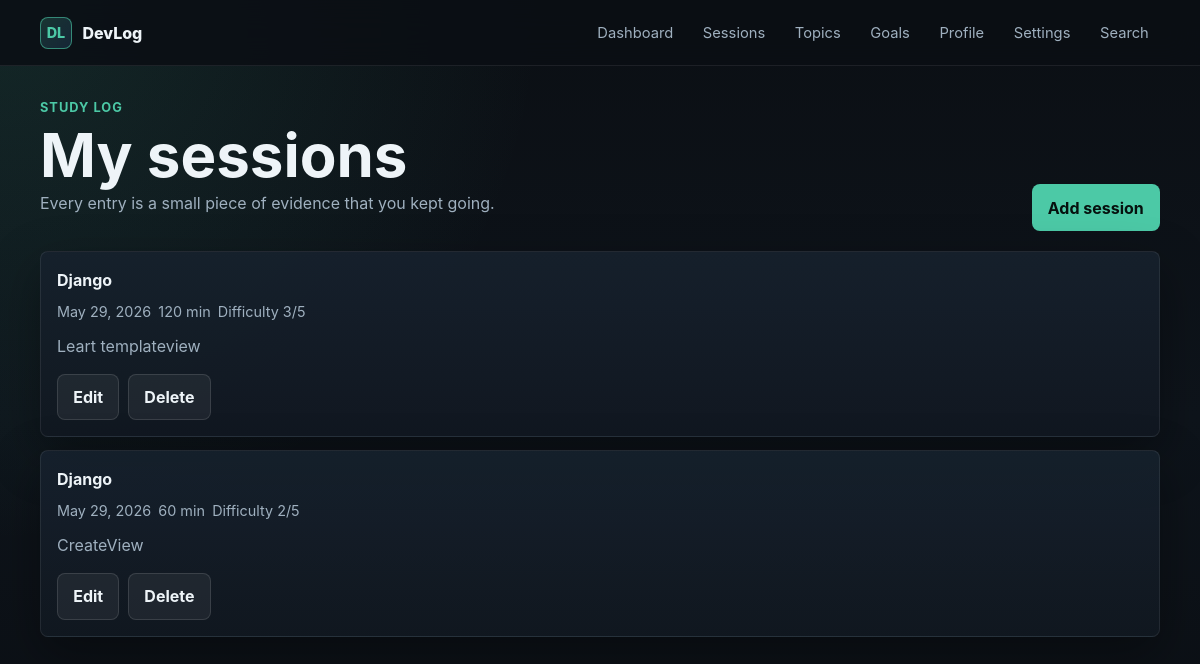
The page /sessions/ (signed in) on the database as committed earlier.
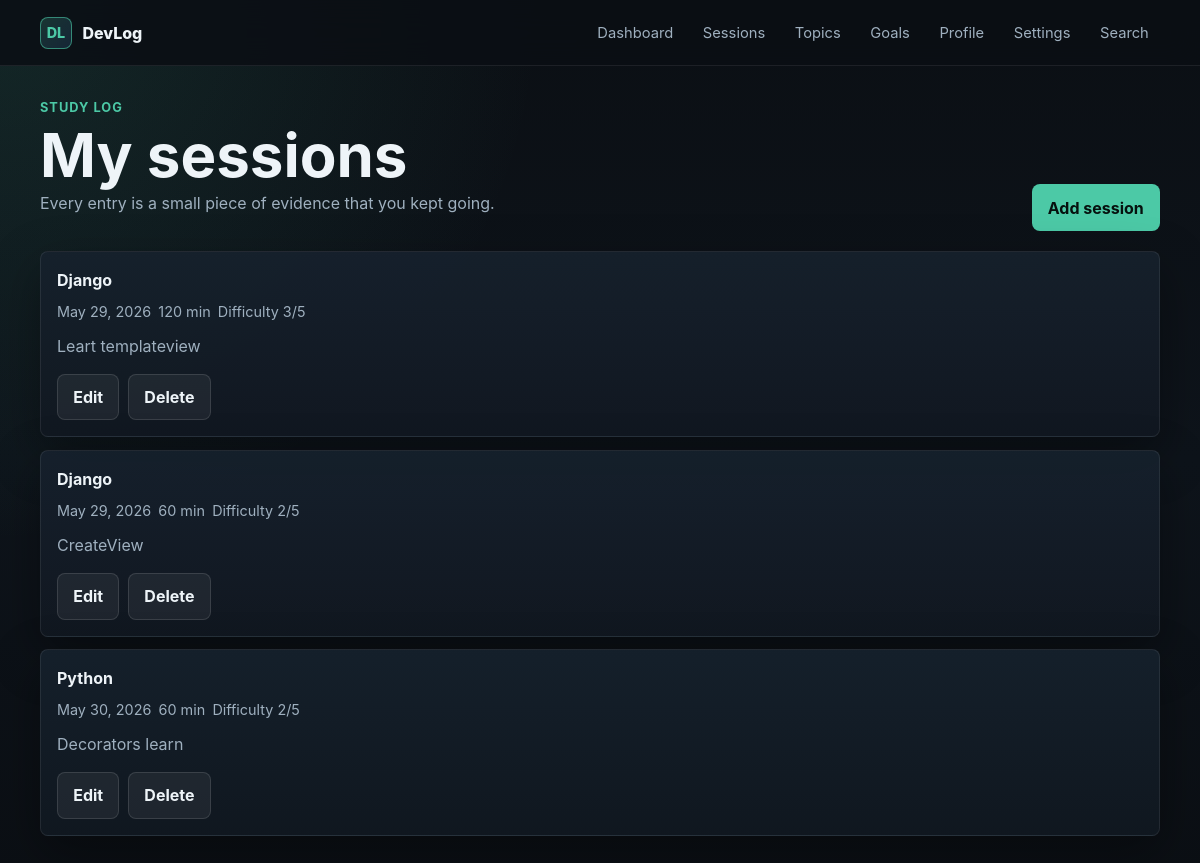
The same page on the database as committed later.
### logs/models.py (models this page shows, shortened)
class LogSession(models.Model):
    user = models.ForeignKey(User, on_delete=models.CASCADE)
    topic = models.ForeignKey(Topic, on_delete=models.CASCADE)
    date = models.DateField()
    duration_minutes = models.PositiveIntegerField()
    notes = models.TextField(blank=True)
    difficulty = models.IntegerField(choices=[(i, i) for i in range(1, 6)])

class Topic(models.Model):
    name = models.CharField(max_length=100)
    user = models.ForeignKey(User, on_delete=models.CASCADE)

### logs/views.py (the view)
# urls.py: path('sessions/', LogSessionListView.as_view(), name='session_list'),
class LogSessionListView(LoginRequiredMixin, ListView):
    model = LogSession
    template_name = 'logs/session_list.html'
    context_object_name = 'sessions'
    def get_queryset(self):
        return LogSession.objects.filter(user=self.request.user).select_related('topic')

### templates/logs/session_list.html (shortened to what this page needs)
{% extends 'base.html' %}
{% block content %}
<section class="page-head">
    <div>
        <p class="eyebrow">Study log</p>
        <h1>My sessions</h1>
        <p class="muted">Every entry is a small piece of evidence that you kept going.</p>
    </div>
    <a class="button" href="{% url 'session_create' %}">Add session</a>
</section>
<ul class="list">
    {% for session in sessions %}
        <li class="item-card">
            <strong>{{ session.topic.name }}</strong>
            <div class="meta">
                <span>{{ session.date }}</span>
                <span>{{ session.duration_minutes }} min</span>
                <span>Difficulty {{ session.difficulty }}/5</span>
            </div>
            {% if session.notes %}
                <p class="muted" style="margin-top: .7rem;">{{ session.notes }}</p>
            {% endif %}
            <div class="actions">
                <a class="button secondary" href="{% url 'session_edit' session.pk %}">Edit</a>
                <a class="button secondary" href="{% url 'session_delete' session.pk %}">Delete</a>
            </div>
        </li>
    {% empty %}
        <li class="empty">No sessions yet.</li>
    {% endfor %}
</ul>
{% endblock %}

Rows that differ between the two databases and show on the page:
added LogSession: topic.name "Python", date "May 30, 2026", duration_minutes "60", difficulty "2", notes "Decorators learn"
